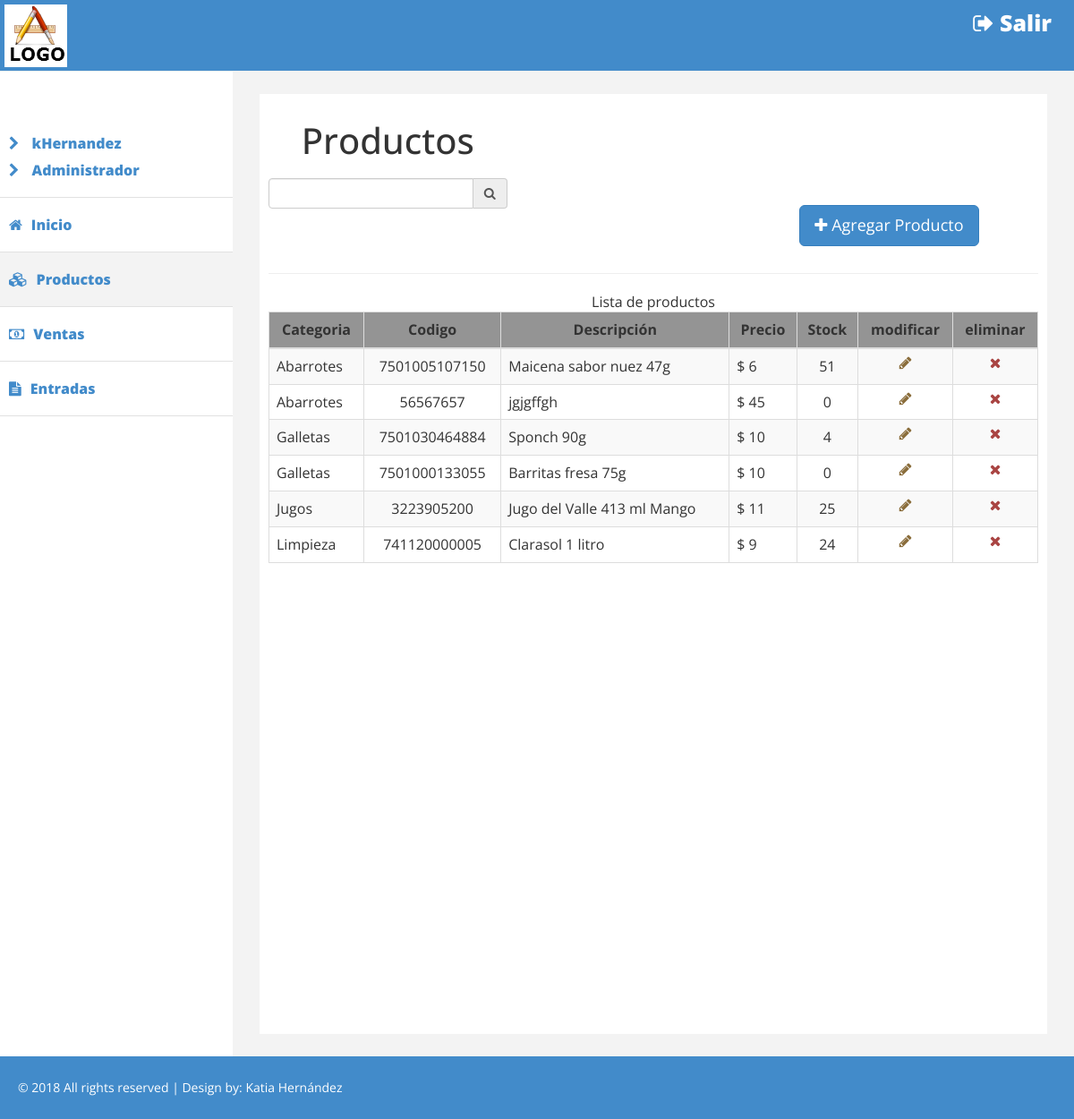
Page /panel/productos/ (signed in) on the committed database.
### tables this page shows
CREATE TABLE `productos` (
  `id` int(12) NOT NULL,
  `codigo` varchar(30) NOT NULL,
  `descripcion` varchar(50) NOT NULL,
  `precio` decimal(11,0) NOT NULL,
  `categoria` int(12) NOT NULL,
  `stock` int(11) NOT NULL,
  `status` int(11) NOT NULL DEFAULT '1'
);

CREATE TABLE `categorias` (
  `id` int(12) NOT NULL,
  `nombre` varchar(254) NOT NULL,
  `status` int(12) NOT NULL DEFAULT '1'
);

### controllers/producto.php (called while the page is built, shortened)
<?php
require($_SERVER['DOCUMENT_ROOT'].'/ShopManager/models/producto.php');
class ProductoController{
  function listarProductosActivos(){
    $pm = new productoModel();
    $lista = $pm->listarProductosActivos();
    return $lista;
  }
}
 ?>

### models/producto.php (called while the page is built, shortened)
<?php
  class ProductoModel{
    private $con;
    function conectar(){
      $db = new database();
      $this->con = new mysqli($db->server, $db->user, $db->password, $db->database);
      if ($this->con->connect_errno) {
      return "error conexion";
      }else{
        return true;
      }
    }
    function listarProductosActivos(){
      if($this->conectar()){
        $query = "SELECT categorias.nombre as categoria,codigo,descripcion,stock, precio, productos.id
        FROM productos INNER JOIN categorias ON productos.categoria=categorias.id
        WHERE productos.status=1 ORDER BY categoria";
        $resultado = $this->con->query($query);
        if($resultado->num_rows==0){
          return false;
        }else{
          return $resultado;
        }
      }else{
        return false;
      }
    }
  }
?>

### panel/productos/index.php (the view, shortened to what this page needs)
<?php
  if(isset($_SESSION['usuario'])){
?>
﻿<!DOCTYPE html>
<html>
  <?php
    include($_SERVER['DOCUMENT_ROOT'].'/ShopManager/panel/modules/head.php');
    include($_SERVER['DOCUMENT_ROOT'].'/ShopManager/controllers/producto.php');
    $producto = new ProductoController();
    $lista = $producto->listarProductosActivos();
  ?>
  <body>
    <div id="wrapper">
      <?php include($_SERVER['DOCUMENT_ROOT'].'/ShopManager/panel/modules/menu.php'); ?>
      <div id="page-wrapper" >
        <div id="page-inner">
          <div class="row">
            <div class="col-lg-4 col-md-4">
              <h1>Productos</h1>
            </div>
          </div>
          <div class="row">
            <div class="col-lg-4 col-md-4">
              <div class="input-group">
                <input name="proveedor" id="proveedor" type="text" required class="form-control">
                <span class="input-group-addon">
                  <i class="fa fa-search" aria-hidden="true"></i>
                </span>
              </div>
            </div>
            <div class="col-lg-4 col-md-4 col-md-offset-4">
              <br/>
              <div class="input-group">
                <button id="ir-nuevo-producto" type="submit"  class="btn btn-primary btn-lg btn-block">
                  <i class="fa fa-plus" aria-hidden="true"></i> Agregar Producto
                </button>
              </div>
            </div>
          </div>
          <hr/>
          <?php
            if($lista==false){
          ?>
          <label>No hay productos </label>
          <?php
            }else{
          ?>
          <div class="row">
            <div class="col-lg-12 col-md-6 table-responsive-sm">
              <table class="table table-striped table-bordered table-hover">
                <caption>Lista de productos</caption>
                <thead>
                  <tr>
                    <th class="th-center">Categoria</th>
                    <th class="th-center">Codigo</th>
                    <th class="th-center">Descripción</th>
                    <th class="th-center">Precio </th>
                    <th class="th-center">Stock</th>
                    <th class="th-center">modificar</th>
                    <th class="th-center">eliminar</th>
                  </tr>
                </thead>
                <tbody>
                  <?php
                      while ($fila=$lista->fetch_assoc()) {
                  ?>
                  <tr>
                    <td><?php echo $fila['categoria']; ?></td>
                    <td class="td-center"><?php echo $fila['codigo']; ?></td>
                    <td id="descripcion-<?php echo $fila['id']; ?>"><?php echo $fila['descripcion']; ?></td>
                    <td>$ <?php echo $fila['precio']; ?></td>
                    <td class="td-center"><?php echo $fila['stock']; ?></td>
                    <td class="td-center">
                      <i id="<?php echo $fila['id']; ?>" class="fa fa-pencil text-warning ir-producto-editar" aria-hidden="true"></i>
                    </td>
                    <td class="td-center">
                      <i id="<?php echo $fila['id']; ?>" class="fa fa-times text-danger producto-eliminar" aria-hidden="true"></i>
                    </td>
                  </tr>
                  <?php
                      }
                  ?>
                </tbody>
              </table>
            </div>
          </div>
          <?php } ?>
        </div>
      </div>
    </div>
    <?php include($_SERVER['DOCUMENT_ROOT'].'/ShopManager/panel/modules/footer.php'); ?>
  </body>
</html>
<?php
  }else{
    header("Location: /ShopManager/");
  }
?>

### panel/css/custom.css (style rules this page uses)
body { font-family: 'Open Sans', sans-serif; line-height:30px; }
#wrapper { width: 100%; margin-top:50px; }
#page-wrapper { padding: 15px 15px; min-height: 600px; background:#F3F3F3; }
#page-inner { width:100%; margin:10px 20px 10px 0px; background-color:#fff!important; padding:10px; min-height:1050px; }
@media (min-width:768px) { #page-wrapper { margin: 0 0 0 260px; padding: 15px 30px; min-height: 1050px; } }
th.th-center { text-align: center; background-color:#949494; }
td.td-center { text-align: center; }

### rows in the picture
productos: categorias.nombre "Abarrotes", codigo "7501005107150", descripcion "Maicena sabor nuez 47g", precio "6", stock "51"
productos: categorias.nombre "Abarrotes", codigo "56567657", descripcion "jgjgffgh", precio "45", stock "0"
productos: categorias.nombre "Galletas", codigo "7501030464884", descripcion "Sponch 90g", precio "10", stock "4"
productos: categorias.nombre "Galletas", codigo "7501000133055", descripcion "Barritas fresa 75g", precio "10", stock "0"
productos: categorias.nombre "Jugos", codigo "3223905200", descripcion "Jugo del Valle 413 ml Mango", precio "11", stock "25"
productos: categorias.nombre "Limpieza", codigo "741120000005", descripcion "Clarasol 1 litro", precio "9", stock "24"

### other values in the picture
$_SESSION['usuario'] "kHernandez"
$_SESSION['roll'] "Administrador"
